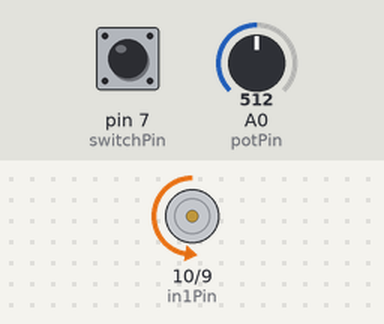
A sketch run on a simulated Arduino Uno, built with avr-gcc and run on an emulated ATmega328P. Parts: motor-driver pin pairs drawn as motors (green arrow = first pin HIGH = forward, orange = second pin HIGH = backward, longer = more drive, scaled by the enable pin). The test bench sets the inputs (shaded band); at power-on: A0 (potPin) = 512, pin 7 (switchPin) HIGH. What the sketch prints to the serial monitor is not drawn.

Above: at 1.2 s.
1.3 s: A0 (potPin) set to 417
At 2.6 s:
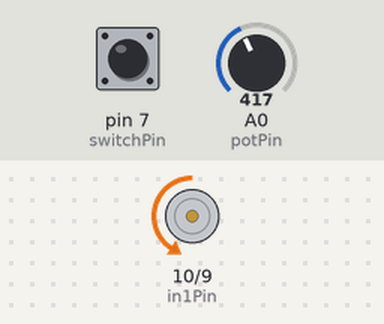
4.3 s: A0 (potPin) set to 387
At 4.8 s:
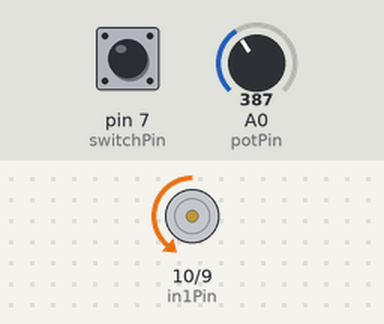
6.0 s: pin 7 (switchPin) pulled LOW for 0.15 s
At 6.07 s:
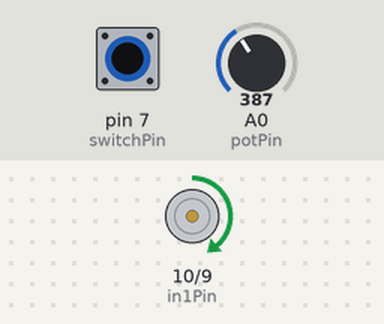
7.6 s: A0 (potPin) set to 716
At 8.7 s:
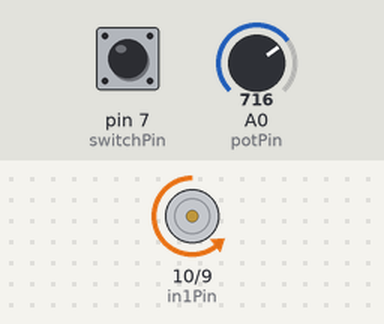
9.1 s: pin 7 (switchPin) pulled LOW for 1 s
At 9.7 s:
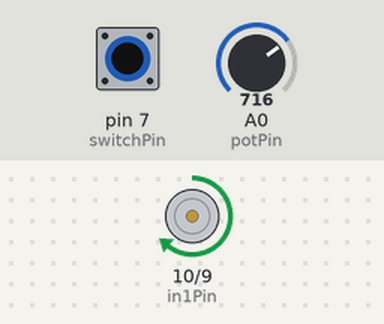
11.6 s: A0 (potPin) set to 122
At 12.8 s:
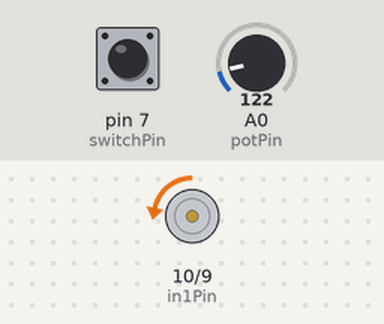
Timing chart, 0 to 14.1 s (numbered marks = the images above; inputs shaded):
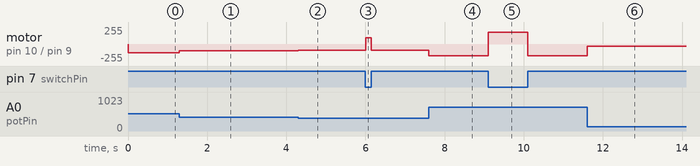

Measured:
- after the input at 1.3 s, motor on pin 10 (in1Pin) / pin 9 (in2Pin): backward 128/255 → backward 104/255 at once
- after the input at 4.3 s, motor on pin 10 (in1Pin) / pin 9 (in2Pin): backward 104/255 → backward 96/255 at once
- after the input at 6.0 s, motor on pin 10 (in1Pin) / pin 9 (in2Pin): backward 96/255 → forward 96/255 at once, → backward 96/255 0.15 s later
- after the input at 7.6 s, motor on pin 10 (in1Pin) / pin 9 (in2Pin): backward 96/255 → backward 179/255 at once
- after the input at 9.1 s, motor on pin 10 (in1Pin) / pin 9 (in2Pin): backward 179/255 → forward 179/255 at once, → backward 179/255 1.0 s later
- after the input at 11.6 s, motor on pin 10 (in1Pin) / pin 9 (in2Pin): backward 179/255 → backward 30/255 at once

The sketch:

DC-motor.ino
```cpp
int enablePin = 11;
int in1Pin = 10;
int in2Pin = 9;
int switchPin = 7;
int potPin = A0;
void setup()
{
pinMode(in1Pin, OUTPUT);
pinMode(in2Pin, OUTPUT);
pinMode(enablePin, OUTPUT);
pinMode(switchPin, INPUT_PULLUP);
Serial.begin(9600);
}
void loop()
{
int speed = analogRead(potPin) / 4;
boolean reverse = digitalRead(switchPin);
setMotor(speed, reverse);
Serial.print(speed);
Serial.print(",");
Serial.print(reverse);
}
void setMotor(int speed, boolean reverse)
{
analogWrite(enablePin, speed);
digitalWrite(in1Pin, ! reverse);
digitalWrite(in2Pin, reverse);
}
```
